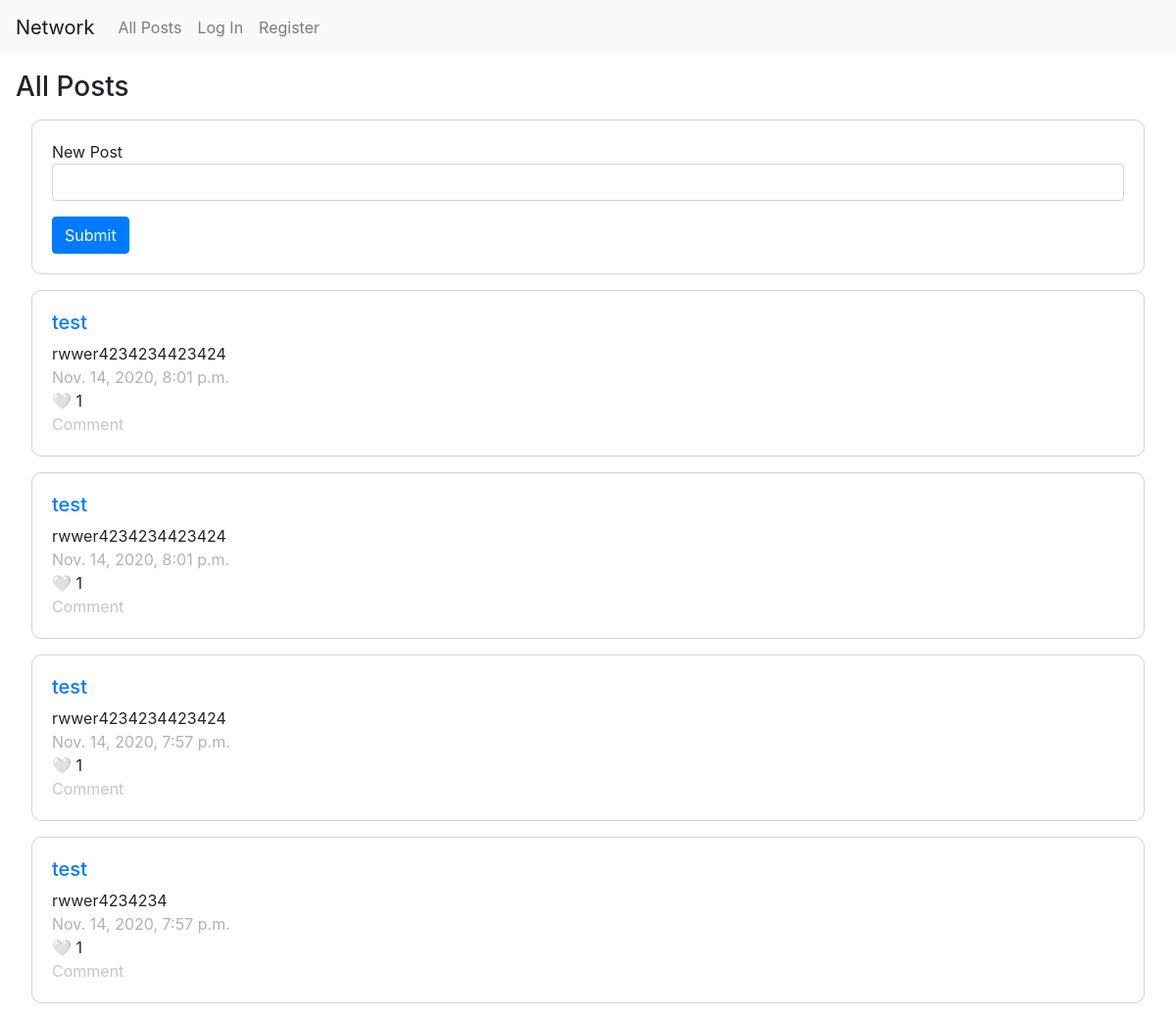
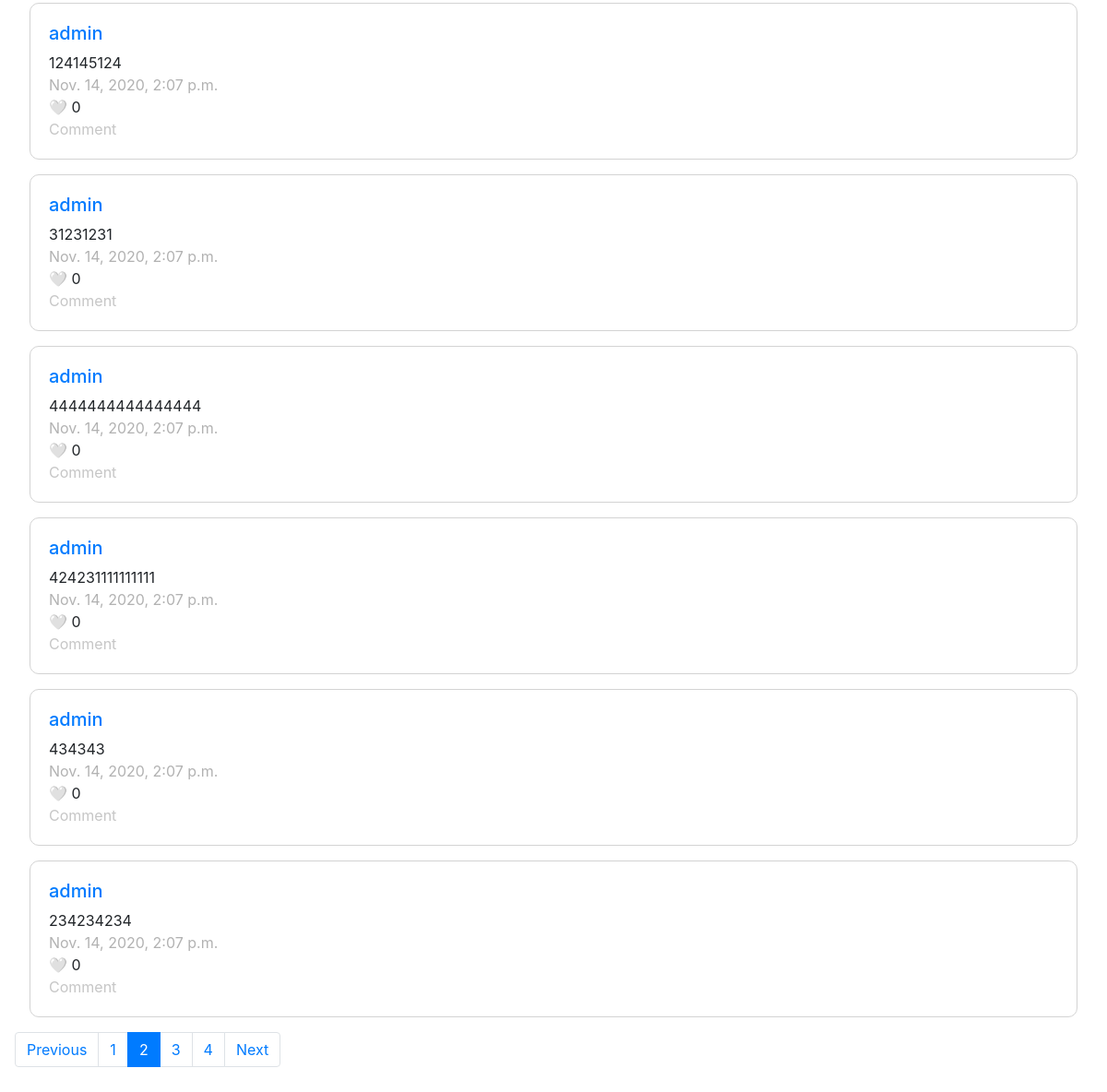
Screenshot of /?page=2 with the database file from the repository (2 pictures, top to bottom).
### network/models.py (models this page shows, shortened)
class Post(models.Model):
    user = models.ForeignKey("User", on_delete=models.CASCADE, related_name="user")
    text = models.CharField(max_length=255)
    likes = models.ManyToManyField('User', blank=True, related_name='likes')
    timestamp = models.DateTimeField(auto_now_add=True)

class User(AbstractUser):
    pass

### network/views.py (the view)
# urls.py: path("", views.index, name="index"),
def index(request):
    posts = post_paginator(request, all)
    return render(request, 'network/index.html', { 'posts': posts })

### network/views.py (called while the page is built)
def post_paginator(request, username):
    if User.objects.filter(username=username).exists():
        user = User.objects.get(username=username)
        posts = Post.objects.filter(user=user)
    else:
        posts = Post.objects.all()
    posts = posts.order_by("-timestamp")
    page = request.GET.get('page', 1)
    paginator = Paginator(posts, 10)
    try:
        posts = paginator.page(page)
    except PageNotAnInteger:
        posts = paginator.page(1)
    except EmptyPage:
        posts = paginator.page(paginator.num_pages)
    return posts

### network/templates/network/index.html (shortened to what this page needs)
{% extends "network/layout.html" %}
{% load static %}
{% block body %}
    <div>
        <h3>All Posts</h3>
        <form class='card-body' method="post">
            <div class="form-group">
                New Post
                <input id='post-text' class='form-control'>
            </div>
            <input onclick='create_post()' type="submit" class="btn btn-primary">
        </form>
    </div>
    {% for post in posts %}
    <div id='{{post.id}}' class="card-body post">
        <h5><a href="/profile/{{post.user}}">{{post.user}}</a></h5>
        <span id='edit_text' style="display: block">{{post.text}}</span>
        <span style='color:#b2b2b2'>{{post.timestamp}}</span>
        {% if request.user in post.likes.all %}
        	<div class='like'>❤️ {{post.likes.all.count}}</div>
        {% else %}
          <div class='like'>🤍 {{post.likes.all.count}}</div>
        {% endif %}
        <a style='color:#c6c6c6'>Comment</a>
    </div>
    {% endfor %}
{% if posts.has_other_pages %}
  <ul class="pagination">
    {% if posts.has_previous %}
      <li class="page-item"><a class="page-link" href="?page={{ posts.previous_page_number }}">Previous</a></li>
    {% else %}
      <li class="page-item disabled">
        <span class="page-link" href="#" tabindex="-1" aria-disabled="true">Previous</span>
      </li>
    {% endif %}
    {% for i in posts.paginator.page_range %}
      {% if posts.number == i %}
        <li class="page-item active" aria-current="page">
        <a class="page-link" href="#">{{ i }} <span class="sr-only">(current)</span></a>
      {% else %}
        <li class="page-item"><a class="page-link" href="?page={{ i }}">{{ i }}</a></li>
      {% endif %}
    {% endfor %}
    {% if posts.has_next %}
      <li class="page-item"><a class="page-link" href="?page={{ posts.next_page_number }}">Next</a></li>
    {% else %}
      <li class="page-item disabled">
        <span class="page-link" href="#" tabindex="-1" aria-disabled="true">Next</span>
      </li>
    {% endif %}
  </ul>
{% endif %}
{% endblock %}

### network/static/network/styles.css (style rules this page uses)
.card-body { margin: 1em; border: 1px solid lightgray; border-radius: 10px; }
.post { display: flex; flex-direction: column; }

### rows the page displays
Post: user "test", text "rwwer4234234423424", timestamp "Nov. 14, 2020, 8:01 p.m.", likes.all.count "1"
Post: user "test", text "rwwer4234234423424", timestamp "Nov. 14, 2020, 8:01 p.m.", likes.all.count "1"
Post: user "test", text "rwwer4234234423424", timestamp "Nov. 14, 2020, 7:57 p.m.", likes.all.count "1"
Post: user "test", text "rwwer4234234", timestamp "Nov. 14, 2020, 7:57 p.m.", likes.all.count "1"
Post: user "admin", text "124145124", timestamp "Nov. 14, 2020, 2:07 p.m.", likes.all.count "0"
Post: user "admin", text "31231231", timestamp "Nov. 14, 2020, 2:07 p.m.", likes.all.count "0"
Post: user "admin", text "4444444444444444", timestamp "Nov. 14, 2020, 2:07 p.m.", likes.all.count "0"
Post: user "admin", text "424231111111111", timestamp "Nov. 14, 2020, 2:07 p.m.", likes.all.count "0"
Post: user "admin", text "434343", timestamp "Nov. 14, 2020, 2:07 p.m.", likes.all.count "0"
Post: user "admin", text "234234234", timestamp "Nov. 14, 2020, 2:07 p.m.", likes.all.count "0"

### other values shown
{{ i }} "1" "3" "4"
{{ i }} "2"
